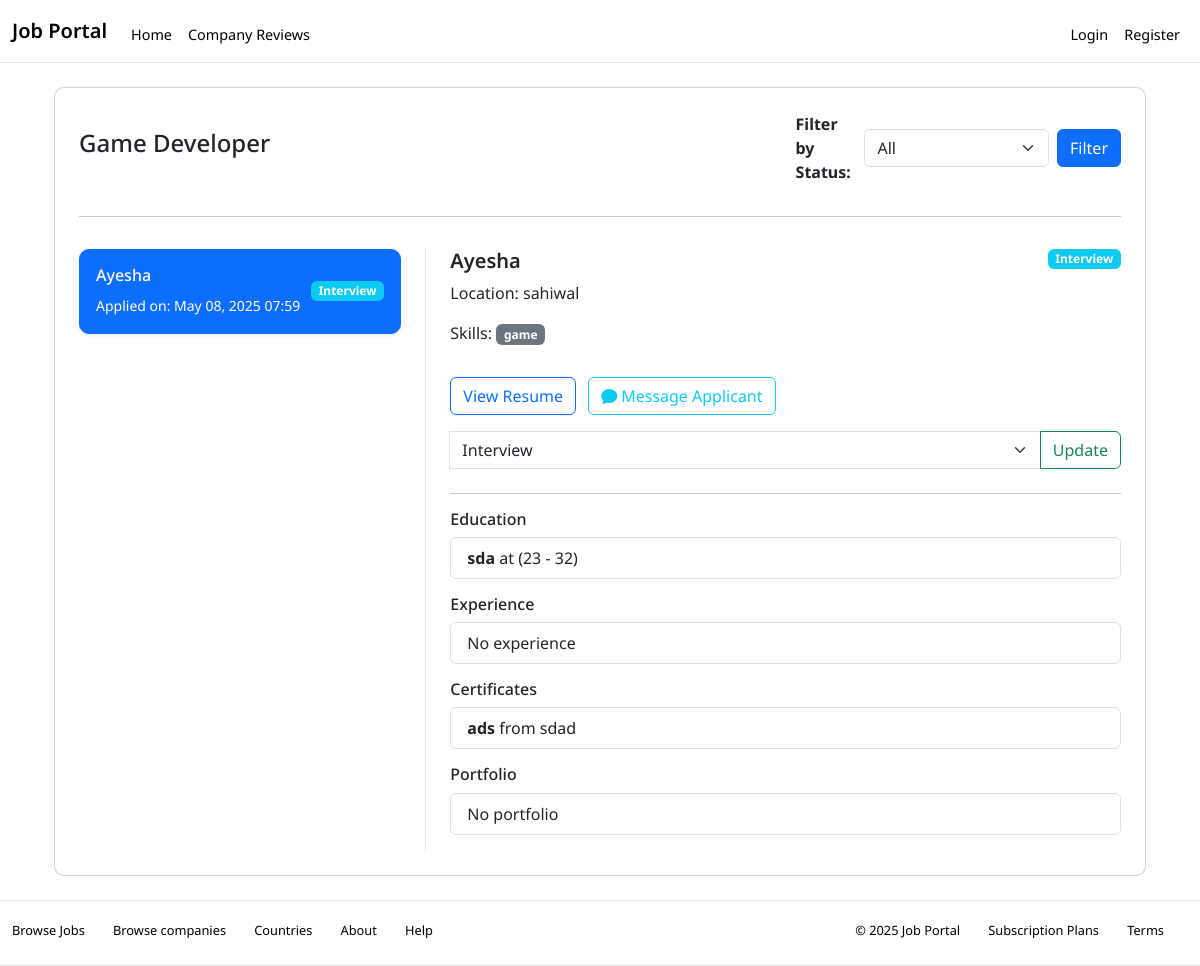
The app's page /employer/job/2/applicants/?selected=1 with its own data.
### core/models.py (models this page shows, shortened)
class Job(models.Model):
    employer = models.ForeignKey(EmployerProfile, on_delete=models.CASCADE)
    title = models.CharField(max_length=150)
    description = models.TextField()
    skills_required = models.TextField()
    location = models.CharField(max_length=100)
    salary_min = models.IntegerField()
    salary_max = models.IntegerField()
    job_type = models.CharField(max_length=20, choices=[('full', 'Full-Time'), ('part', 'Part-Time'), ('remote', 'Remote'), ('intern', 'Internship')])
    created_at = models.DateTimeField(auto_now_add=True)
    expiry_date = models.DateField()
    is_active = models.BooleanField(default=True)

class Application(models.Model):
    job = models.ForeignKey(Job, on_delete=models.CASCADE)
    seeker = models.ForeignKey(JobSeekerProfile, on_delete=models.CASCADE)
    resume = models.FileField(upload_to='applications/')
    cover_letter = models.TextField(blank=True)
    status = models.CharField(max_length=20, choices=[('applied', 'Applied'), ('interview', 'Interview Scheduled'), ('rejected', 'Rejected'), ('hired', 'Hired')], default='applied')
    applied_at = models.DateTimeField(auto_now_add=True)

class JobSeekerProfile(models.Model):
    user = models.OneToOneField(User, on_delete=models.CASCADE)
    phone = models.CharField(max_length=20)
    location = models.CharField(max_length=100)
    resume = models.FileField(upload_to='resumes/')
    bio = models.TextField(blank=True)
    skills = models.ManyToManyField(Skill, blank=True)

class User(AbstractUser):
    ROLE_CHOICES = (
        ('seeker', 'Job Seeker'),
        ('employer', 'Employer'),
        ('admin', 'Admin'),
    )
    role = models.CharField(max_length=10, choices=ROLE_CHOICES)
    is_email_verified = models.BooleanField(default=False)

class Skill(models.Model):
    name = models.CharField(max_length=50, unique=True)

class Education(models.Model):
    seeker = models.ForeignKey(JobSeekerProfile, related_name='education', on_delete=models.CASCADE)
    institute = models.CharField(max_length=100)
    degree = models.CharField(max_length=100)
    start_year = models.PositiveIntegerField()
    end_year = models.PositiveIntegerField()

class Certification(models.Model):
    seeker = models.ForeignKey(JobSeekerProfile,related_name='certificates', on_delete=models.CASCADE)
    name = models.CharField(max_length=100)
    issuer = models.CharField(max_length=100)
    issue_date = models.DateField()

### core/views.py (the view)
# urls.py: path('employer/job/<int:job_id>/applicants/', view_applicants, name='view-applicants'),
def view_applicants(request, job_id):
    job = get_object_or_404(Job, id=job_id)
    applications = Application.objects.filter(job=job)
    status = request.GET.get('status')
    if status:
        applications = applications.filter(status=status)
    return render(request, 'core/view_applicants.html', {
        'job': job,
        'applications': applications,
    })

### core/templates/core/view_applicants.html (shortened to what this page needs)
{% extends 'base.html' %}
{% block content %}
<div class="container p-4">
  <div class="card p-4" style="border-radius: 10px">
    <div class="d-flex justify-content-between align-items-center mb-3">
      <h4>{{ job.title }}</h4>
      <form method="GET" action="" class="d-flex align-items-center">
        <label for="filterStatus" class="form-label me-2 mb-0"><strong>Filter by Status:</strong></label>
        <select id="filterStatus" name="status" class="form-select me-2">
          <option value="">All</option>
        </select>
        <button class="btn btn-primary" type="submit">
          Filter
        </button>
      </form>
    </div>
    <hr>
    {% if applications|length == 0 %}
      <div class="alert alert-warning">
        No applicants for this job.
      </div>
    {% else %}
    <div class="row g-0 mt-3">
      <div class="col-md-4 border-end pe-4">
        <ul class="list-group">
          {% for app in applications %}
            <a
              href="?selected={{ app.id }}"
              class="list-group-item p-3 d-flex align-items-center {% if request.GET.selected|add:'0' == app.id %}active{% endif %} shadow-sm mb-2"
              style="border-radius: 10px">
               <div class="flex-grow-1">
                 <h6>{{ app.seeker.user.username|capfirst }}</h6>
                 <small>Applied on: {{ app.applied_at|date:"M d, Y H:i" }}</small>
               </div>
               <span class="badge
                 {% if app.status == 'interview' %}bg-info{% endif %}
                 {% if app.status == 'hired' %}bg-success{% endif %}">
                 {{ app.status|capfirst }}
               </span>
            </a>
          {% endfor %}
        </ul>
      </div>
      <div class="col-md-8 ps-4">
        {% if request.GET.selected %}
          {% for app in applications %}
            {% if app.id == request.GET.selected|add:'0' %}
              <div>
                <div class="d-flex justify-content-between align-items-start mb-3">
                   <div>
                     <h5>{{ app.seeker.user.username|capfirst }}</h5>
                     <p>Location: {{ app.seeker.location|default:'-' }}</p>
                     <p>Skills:
                         {% for skill in app.seeker.skills.all %}
                           <span class="badge bg-secondary">{{ skill.name }}</span>
                         {% empty %}
                           <span>-</span>
                         {% endfor %}
                      </p>
                   </div>
                   <span class="badge
                     {% if app.status == 'interview' %}bg-info{% endif %}
                     {% if app.status == 'hired' %}bg-success{% endif %}">
                     {{ app.status|capfirst }}
                   </span>
                 </div>
                 <div class="mb-3">
                   <a
                     href="{{ app.resume.url }}"
                     target="_blank"
                     class="btn btn-outline-primary me-2">
                     View Resume
                   </a>
                   <a
                     href="{% url 'inbox' %}?thread={{ app.seeker.user.id }}"
                     class="btn btn-outline-info">
                     <i class="bi bi-chat-fill me-1"></i>Message Applicant
                   </a>
                 </div>
                 <form method="POST" action="{% url 'update-applicant-status' app.id %}" class="input-group mt-3 mb-4">
                   <select name="status" class="form-select">
                     <option value="interview" {% if app.status == 'interview' %}selected{% endif %}>
                       Interview
                     </option>
                   </select>
                   <button class="btn btn-outline-success" type="submit">
                     Update
                   </button>
                 </form>
                 <hr>
                 <h6>Education</h6>
                 <ul class="list-group mb-3">
                   {% for education in app.seeker.education.all %}
                     <li class="list-group-item">
                       <strong>{{ education.degree }}</strong> at {{ education.institution }}
                       ({{ education.start_year }} - {{ education.end_year }})
                     </li>
                   {% empty %}
                     <li class="list-group-item">No education</li>
                   {% endfor %}
                 </ul>
                 <h6>Experience</h6>
                 <ul class="list-group mb-3">
                   {% for exp in app.seeker.experience.all %}
                     <li class="list-group-item">
                       <strong>{{ exp.role }}</strong> at {{ exp.company }}
                       ({{ exp.start_year }} - {{ exp.end_year }})
                     </li>
                   {% empty %}
                     <li class="list-group-item">No experience</li>
                   {% endfor %}
                 </ul>
                 <h6>Certificates</h6>
                 <ul class="list-group mb-3">
                   {% for cert in app.seeker.certificates.all %}
                     <li class="list-group-item">
                       <strong>{{ cert.name }}</strong> from {{ cert.issuer }}
                     </li>
                   {% empty %}
                     <li class="list-group-item">No certificates</li>
                   {% endfor %}
                 </ul>
                 <h6>Portfolio</h6>
                 <ul class="list-group mb-3">
                   {% for port in app.seeker.portfolio.all %}
                     <li class="list-group-item">
                       <a href="{{ port.link }}">{{ port.title }}</a>
                     </li>
                   {% empty %}
                     <li class="list-group-item">No portfolio</li>
                   {% endfor %}
                 </ul>
               </div>
            {% endif %}
          {% endfor %}
        {% else %}
          <div class="alert alert-info">
            Select an applicant from the left side to view details.
          </div>
        {% endif %}
      </div>
    </div>
    {% endif %}
  </div>
</div>
{% endblock %}

### core/templates/base.html (style rules this page uses)
body { font-family: 'Noto Sans', 'Helvetica Neue', Helvetica, Arial, sans-serif !important; }
h5 { font-weight: 600; }
p { font-weight: 400; }

### records on screen
Job: title "Game Developer"
Application: seeker.user.username "Ayesha", applied_at "May 08, 2025 07:59", status "Interview", seeker.location "sahiwal"
Skill: name "game"
Education: degree "sda", start_year "23", end_year "32"
Certification: name "ads", issuer "sdad"
